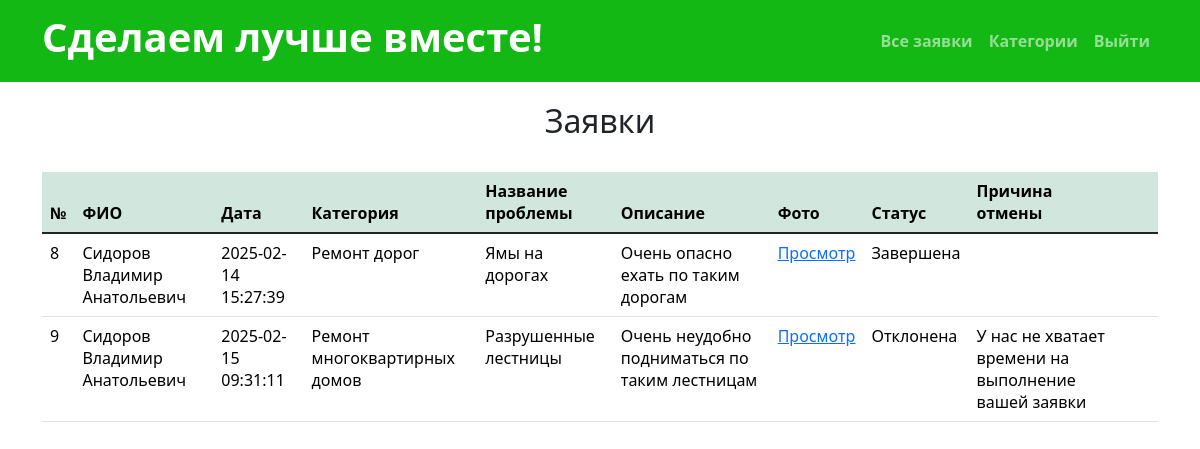
Page /zayavka_administrator.php on the committed database.
### tables this page shows
CREATE TABLE `zayavki` (
  `id_zayavki` int(11) NOT NULL,
  `id_user` int(11) NOT NULL,
  `id_category` int(11) NOT NULL,
  `name_zayavka` varchar(200) DEFAULT NULL,
  `description` text,
  `img_issue` varchar(1000) DEFAULT NULL,
  `img_solved` varchar(1000) DEFAULT NULL,
  `date_zayavka` datetime DEFAULT NULL,
  `status` int(11) NOT NULL DEFAULT '0',
  `reason_cancel` text
);

CREATE TABLE `users` (
  `id_user` int(11) NOT NULL,
  `fio` varchar(500) DEFAULT NULL,
  `email` varchar(100) DEFAULT NULL,
  `login` varchar(64) DEFAULT NULL,
  `password` varchar(64) DEFAULT NULL,
  `role` int(11) NOT NULL DEFAULT '1'
);

CREATE TABLE `categories` (
  `id_category` int(11) NOT NULL,
  `name_category` varchar(500) DEFAULT NULL
);

### zayavka_administrator.php (the view)
<?php
include 'template/head.php';
include 'template/nav_administrator.php';
include 'template/db.php';
$sql = "select * from zayavki, categories, users where categories.id_category = zayavki.id_category and zayavki.id_user = users.id_user";
$result = $mysqli->query($sql);
?>
<div class="container" style="margin-top: 20px">
    <div class="row">
        <div class="col-lg-12">
            <h2 style="text-align: center">Заявки</h2><br>
            <table class="table">
                <thead>
                    <tr class="table-success">
                        <th>№</th>
                        <th>ФИО</th>
                        <th>Дата</th>
                        <th>Категория</th>
                        <th>Название проблемы</th>
                        <th>Описание</th>
                        <th>Фото</th>
                        <th>Статус</th>
                        <th>Причина отмены</th>
                        <th></th>
                        <th></th>
                    </tr>
                </thead>
                <tbody class="table-group-divider">
                    <?php
                    if(!empty($result)){
                        foreach($result as $row){
                            echo '
                            <tr>
                                <td>'.$row['id_zayavki'].'</td>
                                <td>'.$row['fio'].'</td>
                                <td>'.$row['date_zayavka'].'</td>
                                <td>'.$row['name_category'].'</td>
                                <td>'.$row['name_zayavka'].'</td>
                                <td>'.$row['description'].'</td>
                                <td><a href="photos.php?id_zayavki='.$row['id_zayavki'].'">Просмотр</a></td>';
                                if($row['status'] == 0){
                                    echo '<td>Новая</td>';
                                }
                                elseif($row['status'] == 1){
                                    echo '<td>В работе</td>';
                                }
                                elseif ($row['status'] == 2){
                                    echo '<td>Завершена</td>';
                                }
                                elseif ($row['status'] == 3){
                                    echo '<td>Отклонена</td>';
                                }
                                else{
                                    echo '<td>Отменена</td>';
                                }
                                echo '
                                <td>'.$row['reason_cancel'].'</td>';
                                if($row['status'] == 0){
                                    echo '<td><a href="accept.php?id_zayavki='.$row['id_zayavki'].'">Принять</a></td>
                                    <td><a href="cancel.php?id_zayavki='.$row['id_zayavki'].'">Отклонить</a></td>';
                                }
                                elseif($row['status'] == 1){
                                    echo '<td><a href="close.php?id_zayavki='.$row['id_zayavki'].'">Завершить</a></td>
                                    <td></td>';
                                }
                                else{
                                    echo '<td></td>
                                    <td></td>';
                                }
                                echo '
                            </tr>
                            ';
                        }
                    }
                    ?>
                </tbody>
            </table>
        </div>
    </div>
</div>

### template/head.php (shortened to what this page needs)
<!DOCTYPE !html>
<html lang="ru">
<head>
    <link href="css/bootstrap.min.css" rel="stylesheet">
</head>
<body>

### template/nav_administrator.php (shortened to what this page needs)
<header>
                   <nav class="navbar navbar-expand-lg navbar-dark  text-white" style="background-color: #14b814">
                    <div class="container">
                    <a class="navbar-brand" href="index.php">
                        <h1 class="text-center"><b>Сделаем лучше вместе!</b></h1>
                        <div class="collapse navbar-collapse justify-content-end" id="navbarNav">
                        <ul class="navbar-nav">
                        <li class="nav-item">
                            <a class="nav-link" aria-current="page" href="zayavka_administrator.php"><b>Все заявки</b></a>
                        </li>
                        <li class="nav-item">
                            <a class="nav-link" aria-current="page" href="categories.php"><b>Категории</b></a>
                        </li>
                        <li class="nav-item">
                            <a class="nav-link" aria-current="page" href="logout.php"><b>Выйти</b></a>
                        </li>
                        </ul>
                        </div>
                    </div>
                    </nav>
    </header>

### rows in the picture
zayavki: id_zayavki "8", id_user.fio "Сидоров Владимир Анатольевич", date_zayavka "2025-02-14 15:27:39", id_category.name_category "Ремонт дорог", name_zayavka "Ямы на дорогах", description "Очень опасно ехать по таким дорогам", status "Завершена"
zayavki: id_zayavki "9", id_user.fio "Сидоров Владимир Анатольевич", date_zayavka "2025-02-15 09:31:11", id_category.name_category "Ремонт многоквартирных домов", name_zayavka "Разрушенные лестницы", description "Очень неудобно подниматься по таким лестницам", status "Отклонена", reason_cancel "У нас не хватает времени на выполнение вашей заявки"
